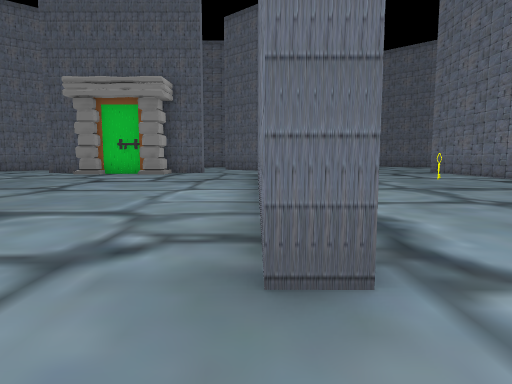
view 1 (above)

16 first-person views from a walk through a 3-D level made in the Unity game engine. The camera is 1.2 m above the floor, tilts 6° down and sees 75° across. The floor is counted in squares, 2 m on a side. Each view is taken from the middle of a square. On the plan, view 1 faces up. The plan holds only what a view shows up to about 10 squares ahead; the rest is blank. The place goes on beyond the plan. The player character is not drawn.

view 2
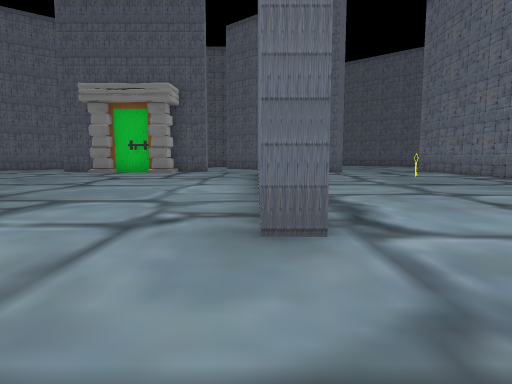

view 3
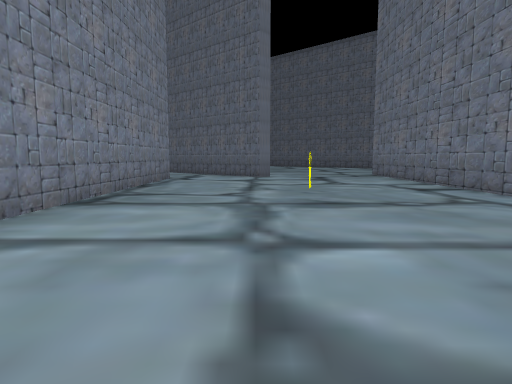

view 4
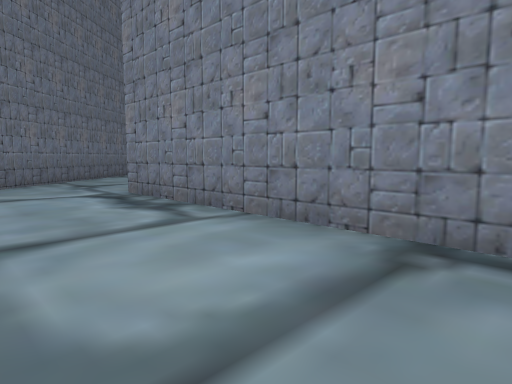

view 5
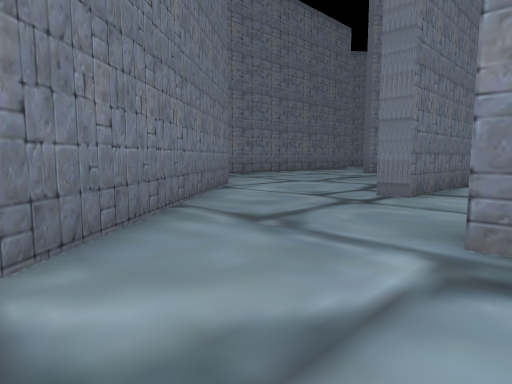

view 6
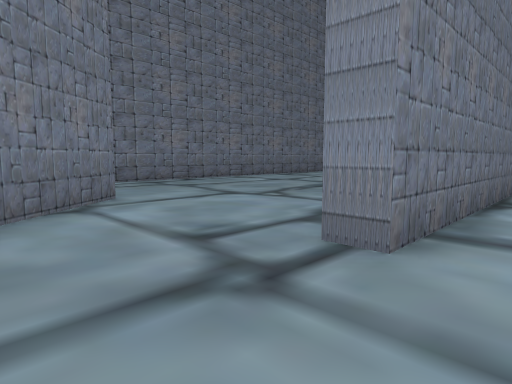

view 7
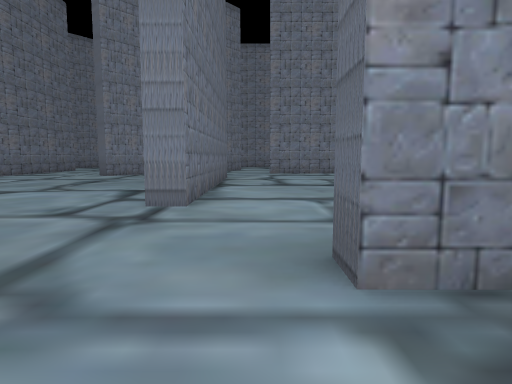

view 8
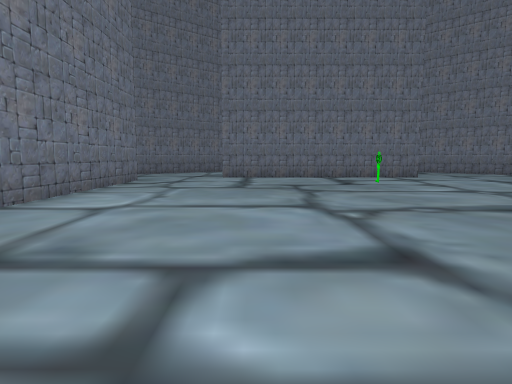

view 9
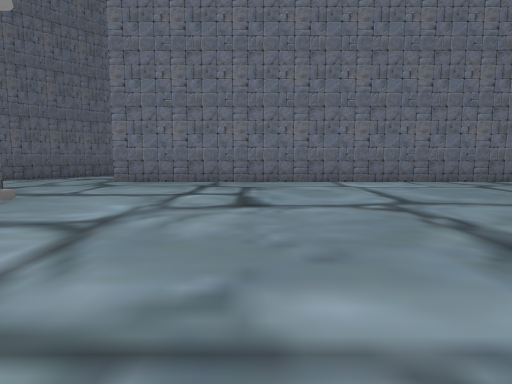

view 10
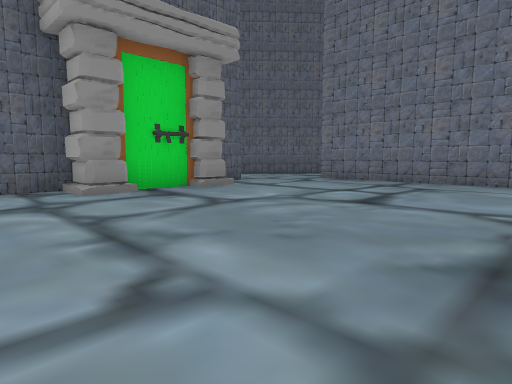

view 11
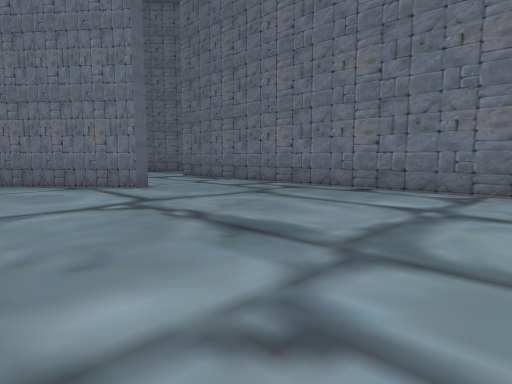

view 12
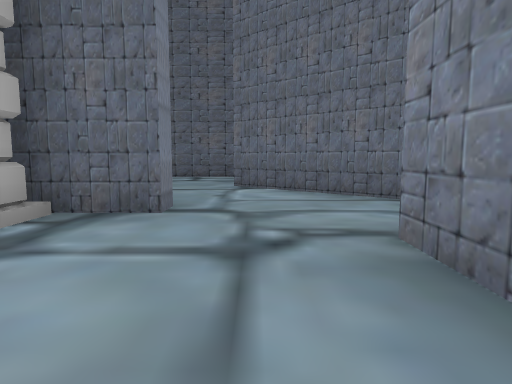

view 13
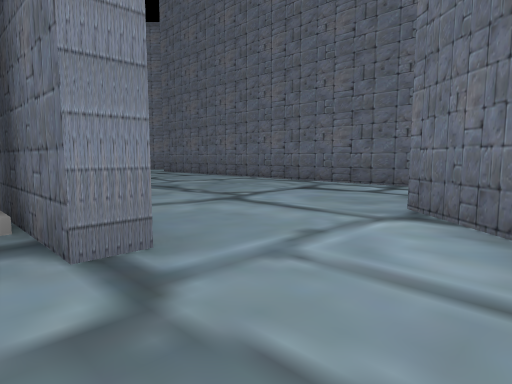

view 14
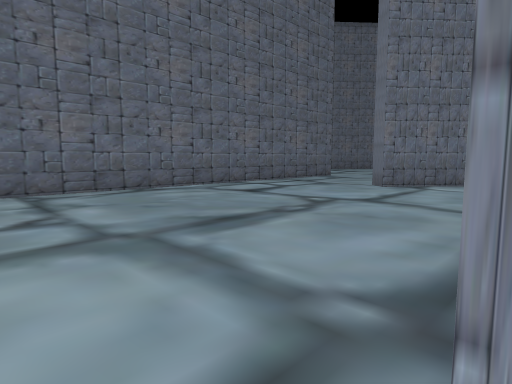

view 15
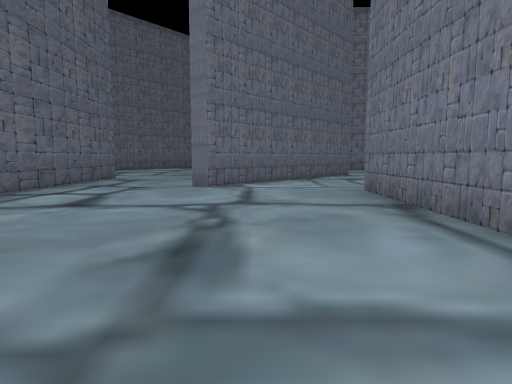

view 16
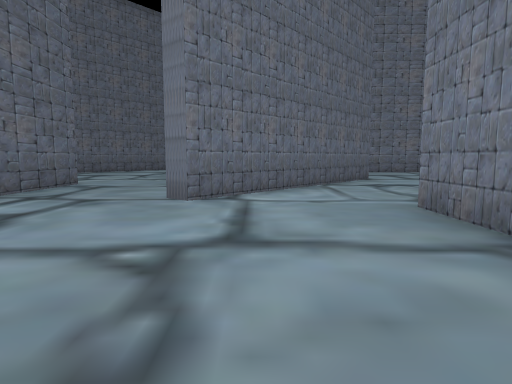

### Floor plan
Points are (right, up) in squares from view 1. A wall is a line through its corners. A room is listed if a view was taken in it or the views show most of it. See-through windows are left out.
Room 1 (views 1, 2, 6, 7, 11)
walls: (-1.6, -4.3) (-2, -3.9) (2.8, 0); (-2, 0.2) (-2, -0.4); (-7.3, -6.9) (0.3, -6.9); (0.5, 1.5) (0, 1.5)
ways out: opening at (-1.5, -5.5) to room 2; opening at (1.5, 1) to room 2; opening at (-8, 0) to room 3; opening at (-1.5, 0.5) to room 3
Room 2 (views 3, 4, 5)
walls: (6.9, 7) (6.9, 12.1); (3.2, 11.9) (1.3, 13.5); (0.6, 11.5) (0.5, 1.5); (1.5, 19) (0.5, 19)
ways out: opening at (-1.5, -5.5) to room 1; opening at (1.5, 1) to room 1; opening at (0, 12) to room 3; opening at (-0.5, 17.5) to room 4
objects: other object (4, 7)
Room 3 (views 8, 9, 10, 12, 13)
walls: (-6, 12.5) (-7.2, 12.5); (-2, 13) (-2, 12.5) (-4.4, 12.5); (0, 1.5) (0.1, 11.5); (-7.9, 0.2) (-2, 0.2); (1.3, 13.5) (0, 14.6)
ways out: opening at (-8, 0) to room 1; opening at (-1.5, 0.5) to room 1; opening at (0, 12) to room 2; opening at (-8, 13) to room 4; opening at (-1.5, 14) to room 4
objects: other object (-6, 12) to (-4, 12); other object (-5, 4)
Room 4 (views 14, 15, 16)
walls: (-5.5, 13) (-2, 13); (0, 14.6) (-1.5, 15.9) (-1, 16.4); (0.5, 19) (-7.3, 19)
ways out: opening at (-0.5, 17.5) to room 2; opening at (-8, 13) to room 3; opening at (-1.5, 14) to room 3

Positions as (right, up) in squares from view 1, and headings:
1: (0, 0), facing up
2: (0, -1), facing up
3: (3, 2), facing up
4: (3, 7), facing down-left
5: (3, 2), facing down-left
6: (0, 1), facing down-left
7: (2, 1), facing left
8: (-3, 10), facing down
9: (-8, 8), facing right
10: (-8, 6), facing up-right
11: (-8, -1), facing down-right
12: (-1, 9), facing up
13: (0, 12), facing up-left
14: (-8, 13), facing up-right
15: (-8, 15), facing right
16: (-6, 15), facing right
